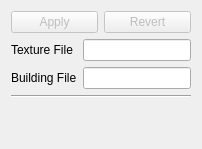
       <widget class="QWidget" name="tabTextures">
        <attribute name="title">
         <string>Textures</string>
        </attribute>
        <layout class="QVBoxLayout" name="verticalLayout_6">
         <item>
          <layout class="QHBoxLayout" name="horizontalLayout_11">
           <item>
            <widget class="QPushButton" name="pbApplyTexture">
             <property name="enabled">
              <bool>false</bool>
             </property>
             <property name="text">
              <string>Apply</string>
             </property>
            </widget>
           </item>
           <item>
            <widget class="QPushButton" name="pbRevertTexture">
             <property name="enabled">
              <bool>false</bool>
             </property>
             <property name="text">
              <string>Revert</string>
             </property>
            </widget>
           </item>
          </layout>
         </item>
         <item>
          <layout class="QGridLayout" name="gridLayout_7">
           <item row="0" column="0">
            <widget class="QLabel" name="lblTex">
             <property name="text">
              <string>Texture File</string>
             </property>
            </widget>
           </item>
           <item row="1" column="0">
            <widget class="QLabel" name="lblBld">
             <property name="text">
              <string>Building File</string>
             </property>
            </widget>
           </item>
           <item row="0" column="2">
            <widget class="QLineEdit" name="leTex"/>
           </item>
           <item row="1" column="2">
            <widget class="QLineEdit" name="leBld"/>
           </item>
          </layout>
         </item>
         <item>
          <widget class="Line" name="line_3">
           <property name="orientation">
            <enum>Qt::Horizontal</enum>
           </property>
          </widget>
         </item>
         <item>
          <spacer name="verticalSpacer_3">
           <property name="orientation">
            <enum>Qt::Vertical</enum>
           </property>
           <property name="sizeHint" stdset="0">
            <size>
             <width>20</width>
             <height>40</height>
            </size>
           </property>
          </spacer>
         </item>
        </layout>
       </widget>
